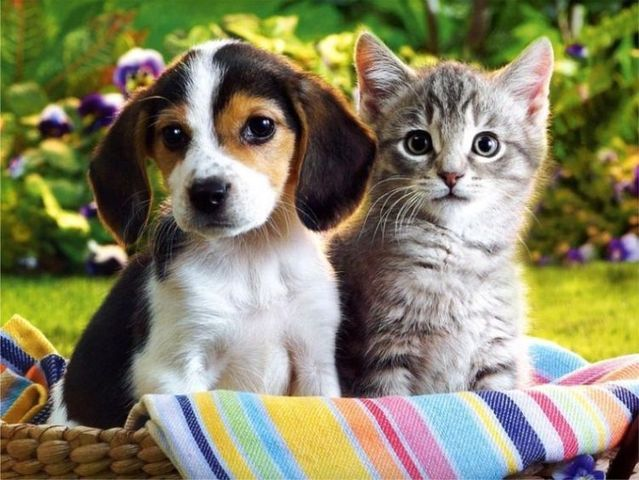
#> input picture Teoría/7. Procesamiento digital de imágenes/imag1.jpg, 639 x 480 px
$ python Feature_detect.py
#> lines starting #> are read from the running program, lines starting #| are printed output that depends on the picture
import cv2 as cv
import numpy as np
from skimage import transform
from skimage import feature
from matplotlib import pyplot as plt

imagN = cv.imread('imag1.jpg', cv.IMREAD_GRAYSCALE) # CARGANDO IMAGEN NATURAL
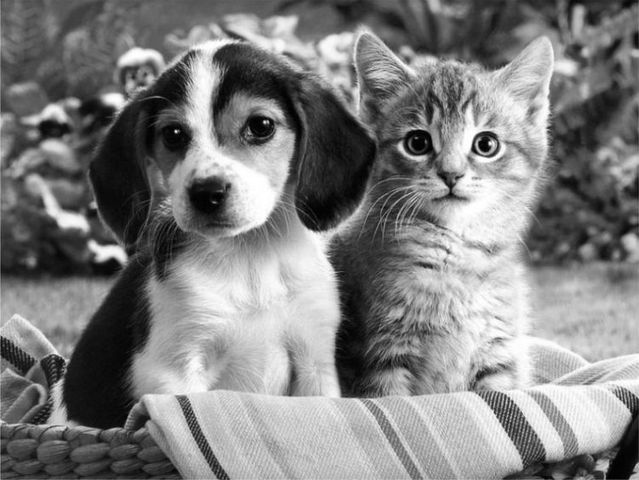
#> imagN: shape (480, 639); min 0, max 255, mean 127.6

# modifing natural image
imagN_rot = transform.rotate(imagN,180) #rotation
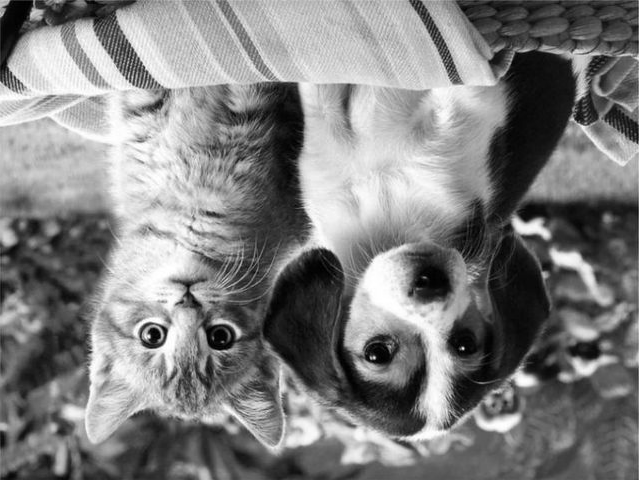
#> imagN_rot: shape (480, 639) float64; min 0, max 1, mean 0.5
tform = transform.AffineTransform(scale=(1.5,1), rotation=0.5, translation=(0, -200))
imagN_aff = transform.warp(imagN, tform) #Affine
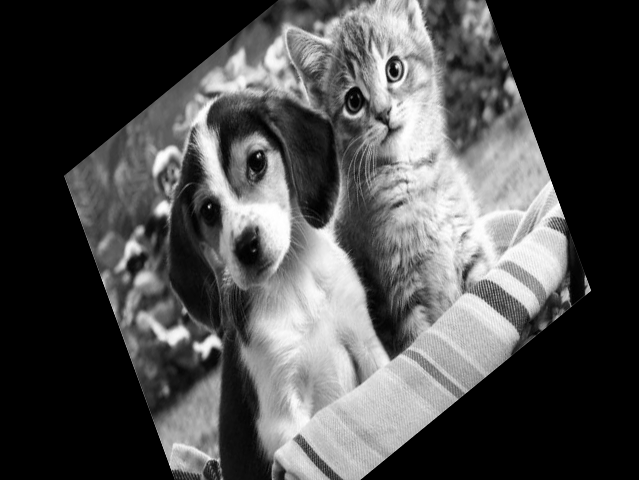
#> imagN_aff: shape (480, 639) float64; min 0, max 1, mean 0.305

# ORB decriptor in original
ORB_descriptor = feature.ORB(n_keypoints=200)
ORB_descriptor.detect_and_extract(imagN)
keypts1 = ORB_descriptor.keypoints
decript1 = ORB_descriptor.descriptors

# ORB descriptor in rotate
ORB_descriptor.detect_and_extract(imagN_rot)
keypts2 = ORB_descriptor.keypoints
decript2 = ORB_descriptor.descriptors

# ORB descriptor in Affine
ORB_descriptor.detect_and_extract(imagN_aff)
keypts3 = ORB_descriptor.keypoints
decript3 = ORB_descriptor.descriptors

# find matches
matches12 = feature.match_descriptors(decript1, decript2)
matches13 = feature.match_descriptors(decript1, decript3)

fig, ax = plt.subplots(nrows=2, ncols=1)
#> (the run stopped early here; a loop or call above may not have finished)
